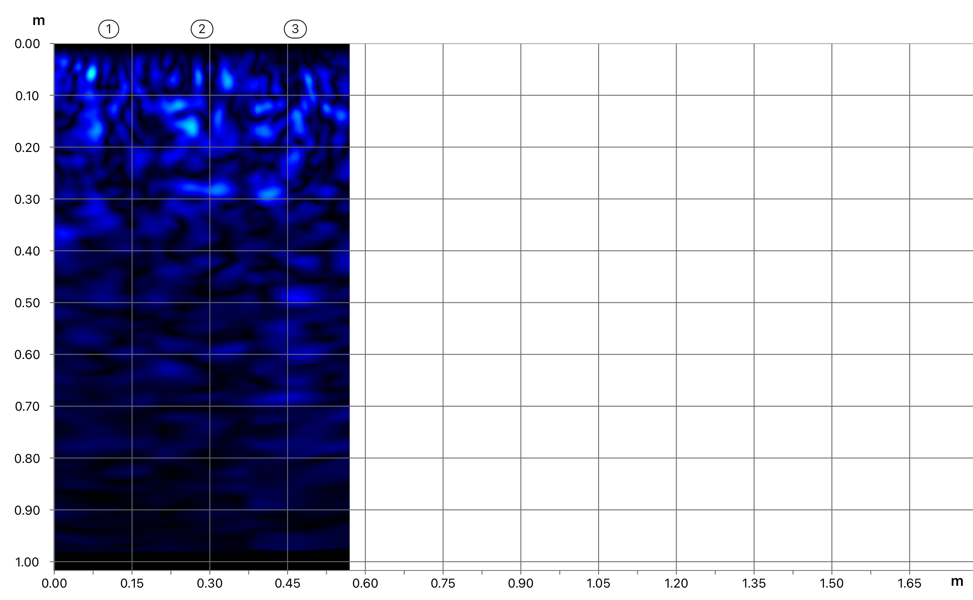
#> input picture TO_Crop/W24-1003_20230815_093412.png, 973 x 600 px, found by its file name; its folder holds 4 pictures in this run
$ jupyter execute All_Image_Crop.ipynb
#> lines starting #> are read from the running program, lines starting #| are printed output that depends on the picture
### Croping all the image in the folder

#### Import Necessary Library

[cell 1]
import cv2
import pandas as pd
import matplotlib.pyplot as plt
import os

#### Get the names of all the image in the folder

[cell 2]
folder_path="D:/repository/Crop_image_openCV/TO_Crop"
#List of all the file in a folder
file_name=os.listdir(folder_path)
#To print the count of the image in a folder
print(len(file_name))

#### Process the image

[cell 3]
output_folder_path="D:/repository/Crop_image_openCV/After_crop"

[cell 4]
for i in range(len(file_name)):
    #Load the image
    image=cv2.imread(folder_path+"/"+file_name[i])
#> image is the input picture: shape (600, 973, 3); mean B, G, R 205.5, 184.7, 184.2
    #Crop the image
    croped_image=image[0:325,0:363]
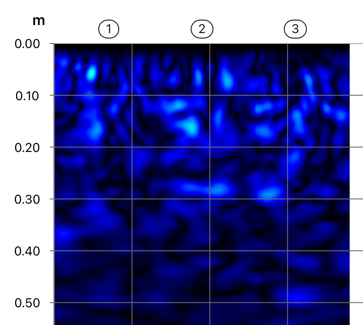
#> croped_image: shape (325, 363, 3); mean B, G, R 150.1, 78, 75.6
    #Save the image
    cv2.imwrite(output_folder_path+"/"+file_name[i],croped_image)
#> pass 2 of the loop `for i in range(len(file_name)):`:
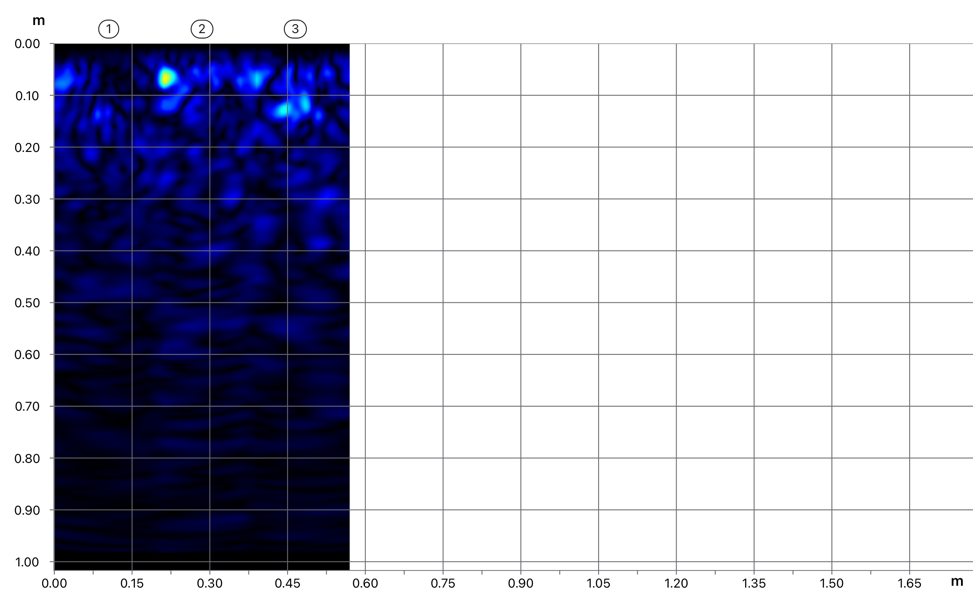
#> input picture TO_Crop/W24-1004_20230815_093416.png, 973 x 600 px, found by its file name
#> image is the input picture: shape (600, 973, 3); mean B, G, R 200.4, 184.6, 184.2
#> `croped_image=image[0:325,0:363]`:
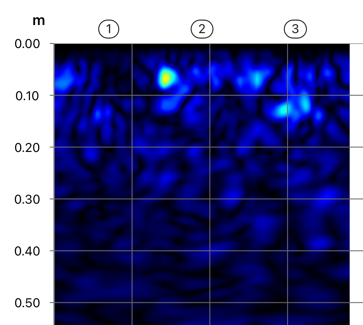
#> croped_image: shape (325, 363, 3); mean B, G, R 136.8, 77.7, 75.8
#> pass 3 of the loop `for i in range(len(file_name)):`:
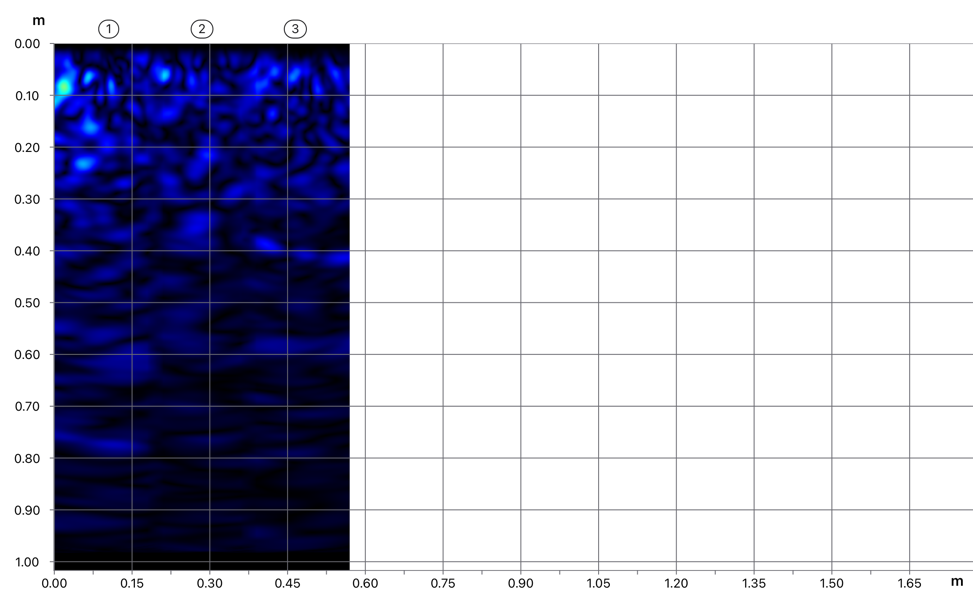
#> input picture TO_Crop/W24-1005_20230815_093422.png, 973 x 600 px, found by its file name
#> image is the input picture: shape (600, 973, 3); mean B, G, R 202.4, 184.5, 184.2
#> `croped_image=image[0:325,0:363]`:
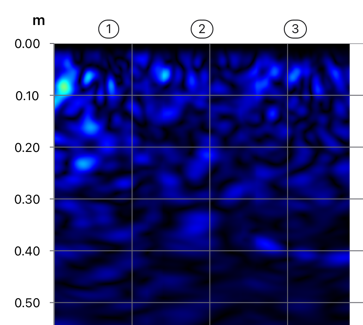
#> croped_image: shape (325, 363, 3); mean B, G, R 140.1, 77.2, 75.6
#> the loop made 4 passes; the first 3 are shown
